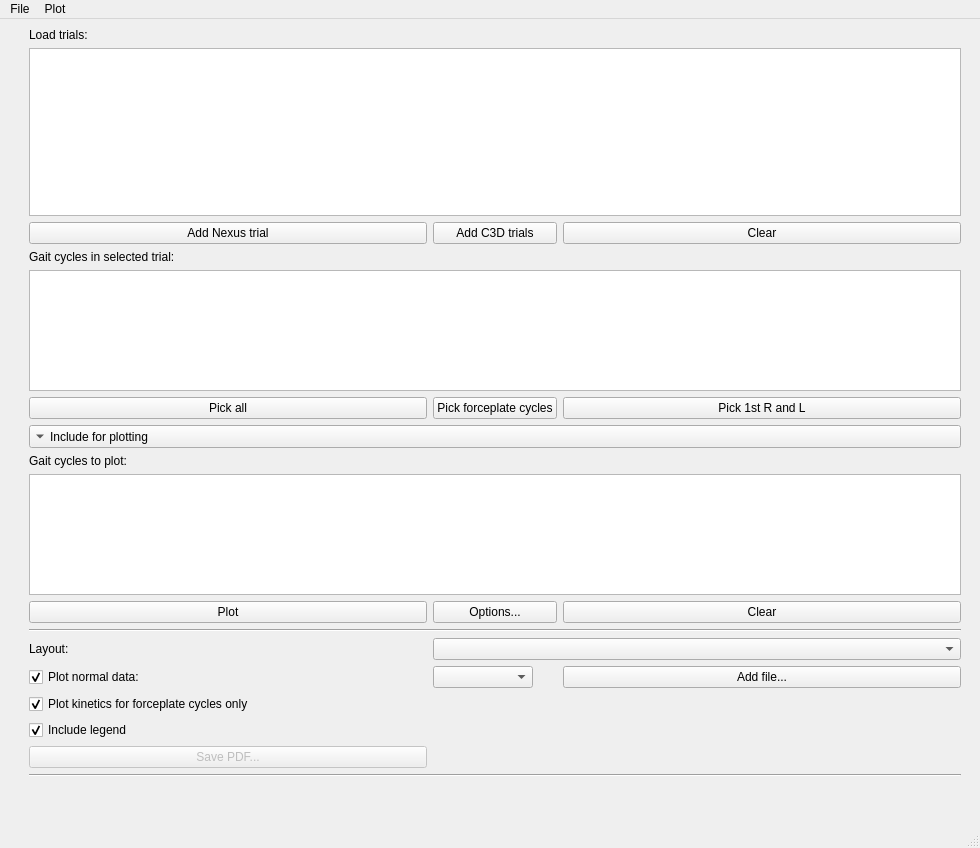
<?xml version="1.0" encoding="UTF-8"?>
<ui version="4.0">
 <class>MainWindow</class>
 <widget class="QMainWindow" name="MainWindow">
  <property name="geometry">
   <rect>
    <x>0</x>
    <y>0</y>
    <width>980</width>
    <height>848</height>
   </rect>
  </property>
  <property name="windowTitle">
   <string>MainWindow</string>
  </property>
  <widget class="QWidget" name="centralwidget">
   <layout class="QVBoxLayout" name="verticalLayout">
    <item>
     <layout class="QGridLayout" name="mainGridLayout">
      <item row="22" column="3">
       <widget class="QPushButton" name="btnOpenNormalData">
        <property name="text">
         <string>Add file...</string>
        </property>
       </widget>
      </item>
      <item row="23" column="1" colspan="2">
       <widget class="QCheckBox" name="xbKineticsFpOnly">
        <property name="text">
         <string>Plot kinetics for forceplate cycles only</string>
        </property>
        <property name="checked">
         <bool>true</bool>
        </property>
       </widget>
      </item>
      <item row="6" column="2">
       <widget class="QPushButton" name="btnAddC3DTrial">
        <property name="text">
         <string>Add C3D trials</string>
        </property>
       </widget>
      </item>
      <item row="1" column="1">
       <widget class="QLabel" name="label_3">
        <property name="text">
         <string>Load trials:</string>
        </property>
       </widget>
      </item>
      <item row="3" column="0">
       <spacer name="horizontalSpacer_2">
        <property name="orientation">
         <enum>Qt::Horizontal</enum>
        </property>
        <property name="sizeType">
         <enum>QSizePolicy::Fixed</enum>
        </property>
        <property name="sizeHint" stdset="0">
         <size>
          <width>20</width>
          <height>20</height>
         </size>
        </property>
       </spacer>
      </item>
      <item row="3" column="0">
       <spacer name="horizontalSpacer_2">
        <property name="orientation">
         <enum>Qt::Vertical</enum>
        </property>
        <property name="sizeHint" stdset="0">
         <size>
          <width>20</width>
          <height>20</height>
         </size>
        </property>
       </spacer>
      </item>
      <item row="21" column="1">
       <widget class="QLabel" name="label">
        <property name="text">
         <string>Layout:</string>
        </property>
       </widget>
      </item>
      <item row="11" column="2">
       <widget class="QPushButton" name="btnSelectForceplateCycles">
        <property name="text">
         <string>Pick forceplate cycles</string>
        </property>
       </widget>
      </item>
      <item row="26" column="1" colspan="3">
       <widget class="Line" name="line_2">
        <property name="orientation">
         <enum>Qt::Horizontal</enum>
        </property>
       </widget>
      </item>
      <item row="15" column="1" rowspan="3" colspan="3">
       <widget class="NiceListWidget" name="listCyclesToPlot"/>
      </item>
      <item row="19" column="1" colspan="3">
       <widget class="Line" name="line">
        <property name="orientation">
         <enum>Qt::Horizontal</enum>
        </property>
       </widget>
      </item>
      <item row="30" column="1">
       <spacer name="verticalSpacer_5">
        <property name="orientation">
         <enum>Qt::Vertical</enum>
        </property>
        <property name="sizeType">
         <enum>QSizePolicy::Fixed</enum>
        </property>
        <property name="sizeHint" stdset="0">
         <size>
          <width>20</width>
          <height>40</height>
         </size>
        </property>
       </spacer>
      </item>
      <item row="11" column="1">
       <widget class="QPushButton" name="btnSelectAllCycles">
        <property name="text">
         <string>Pick all</string>
        </property>
       </widget>
      </item>
      <item row="11" column="3">
       <widget class="QPushButton" name="btnSelect1stCycles">
        <property name="text">
         <string>Pick 1st R and L</string>
        </property>
       </widget>
      </item>
      <item row="8" column="1" rowspan="3" colspan="3">
       <widget class="NiceListWidget" name="listTrialCycles"/>
      </item>
      <item row="6" column="3">
       <widget class="QPushButton" name="btnClearTrials">
        <property name="text">
         <string>Clear</string>
        </property>
       </widget>
      </item>
      <item row="18" column="2">
       <widget class="QPushButton" name="btnOptions">
        <property name="text">
         <string>Options...</string>
        </property>
       </widget>
      </item>
      <item row="3" column="4">
       <spacer name="horizontalSpacer_3">
        <property name="orientation">
         <enum>Qt::Horizontal</enum>
        </property>
        <property name="sizeType">
         <enum>QSizePolicy::Fixed</enum>
        </property>
        <property name="sizeHint" stdset="0">
         <size>
          <width>10</width>
          <height>20</height>
         </size>
        </property>
       </spacer>
      </item>
      <item row="12" column="1" colspan="3">
       <widget class="QToolButton" name="btnPickCycles">
        <property name="sizePolicy">
         <sizepolicy hsizetype="Expanding" vsizetype="Fixed">
          <horstretch>0</horstretch>
          <verstretch>0</verstretch>
         </sizepolicy>
        </property>
        <property name="layoutDirection">
         <enum>Qt::LeftToRight</enum>
        </property>
        <property name="text">
         <string>Include for plotting</string>
        </property>
        <property name="toolButtonStyle">
         <enum>Qt::ToolButtonTextBesideIcon</enum>
        </property>
        <property name="arrowType">
         <enum>Qt::DownArrow</enum>
        </property>
       </widget>
      </item>
      <item row="7" column="1">
       <widget class="QLabel" name="label_2">
        <property name="text">
         <string>Gait cycles in selected trial:</string>
        </property>
       </widget>
      </item>
      <item row="20" column="1">
       <spacer name="verticalSpacer_4">
        <property name="orientation">
         <enum>Qt::Vertical</enum>
        </property>
        <property name="sizeHint" stdset="0">
         <size>
          <width>20</width>
          <height>20</height>
         </size>
        </property>
       </spacer>
      </item>
      <item row="14" column="1">
       <widget class="QLabel" name="label_4">
        <property name="text">
         <string>Gait cycles to plot:</string>
        </property>
       </widget>
      </item>
      <item row="24" column="1">
       <widget class="QCheckBox" name="xbLegend">
        <property name="text">
         <string>Include legend</string>
        </property>
        <property name="checked">
         <bool>true</bool>
        </property>
       </widget>
      </item>
      <item row="21" column="2" colspan="2">
       <widget class="QComboBox" name="cbLayout">
        <property name="sizePolicy">
         <sizepolicy hsizetype="Expanding" vsizetype="Fixed">
          <horstretch>0</horstretch>
          <verstretch>0</verstretch>
         </sizepolicy>
        </property>
        <property name="maximumSize">
         <size>
          <width>16777215</width>
          <height>16777215</height>
         </size>
        </property>
       </widget>
      </item>
      <item row="22" column="2">
       <widget class="QComboBox" name="cbNormalData">
        <property name="sizePolicy">
         <sizepolicy hsizetype="Fixed" vsizetype="Fixed">
          <horstretch>0</horstretch>
          <verstretch>0</verstretch>
         </sizepolicy>
        </property>
        <property name="maximumSize">
         <size>
          <width>100</width>
          <height>16777215</height>
         </size>
        </property>
       </widget>
      </item>
      <item row="6" column="1">
       <widget class="QPushButton" name="btnAddNexusTrial">
        <property name="sizePolicy">
         <sizepolicy hsizetype="Minimum" vsizetype="Fixed">
          <horstretch>0</horstretch>
          <verstretch>0</verstretch>
         </sizepolicy>
        </property>
        <property name="text">
         <string>Add Nexus trial</string>
        </property>
       </widget>
      </item>
      <item row="3" column="1" rowspan="3" colspan="3">
       <widget class="NiceListWidget" name="listTrials">
        <property name="sizePolicy">
         <sizepolicy hsizetype="Expanding" vsizetype="Expanding">
          <horstretch>0</horstretch>
          <verstretch>0</verstretch>
         </sizepolicy>
        </property>
       </widget>
      </item>
      <item row="22" column="1">
       <widget class="QCheckBox" name="xbNormalData">
        <property name="text">
         <string>Plot normal data:</string>
        </property>
        <property name="checked">
         <bool>true</bool>
        </property>
       </widget>
      </item>
      <item row="25" column="1">
       <widget class="QPushButton" name="btnSavePDF">
        <property name="enabled">
         <bool>false</bool>
        </property>
        <property name="text">
         <string>Save PDF...</string>
        </property>
       </widget>
      </item>
      <item row="18" column="3">
       <widget class="QPushButton" name="btnClearCyclesToPlot">
        <property name="text">
         <string>Clear</string>
        </property>
       </widget>
      </item>
      <item row="18" column="1">
       <widget class="QPushButton" name="btnPlot">
        <property name="text">
         <string>Plot</string>
        </property>
       </widget>
      </item>
     </layout>
    </item>
   </layout>
  </widget>
  <widget class="QMenuBar" name="menubar">
   <property name="geometry">
    <rect>
     <x>0</x>
     <y>0</y>
     <width>980</width>
     <height>21</height>
    </rect>
   </property>
   <widget class="QMenu" name="menuFile">
    <property name="title">
     <string>File</string>
    </property>
    <addaction name="actionAverage"/>
    <addaction name="actionQuit"/>
   </widget>
   <widget class="QMenu" name="menuPlot">
    <property name="title">
     <string>Plot</string>
    </property>
    <addaction name="actionSave_as_PDF"/>
    <addaction name="actionNormal_data"/>
    <addaction name="separator"/>
   </widget>
   <addaction name="menuFile"/>
   <addaction name="menuPlot"/>
  </widget>
  <widget class="QStatusBar" name="statusbar"/>
  <action name="actionSave_as_PDF">
   <property name="text">
    <string>Save as PDF...</string>
   </property>
  </action>
  <action name="actionNormal_data">
   <property name="text">
    <string>Normal data...</string>
   </property>
  </action>
  <action name="actionQuit">
   <property name="text">
    <string>Quit</string>
   </property>
  </action>
  <action name="actionAverage">
   <property name="text">
    <string>Average...</string>
   </property>
  </action>
 </widget>
 <customwidgets>
  <customwidget>
   <class>NiceListWidget</class>
   <extends>QListWidget</extends>
   <header>gaitutils.gui.qt_widgets</header>
  </customwidget>
 </customwidgets>
 <resources/>
 <connections/>
</ui>
